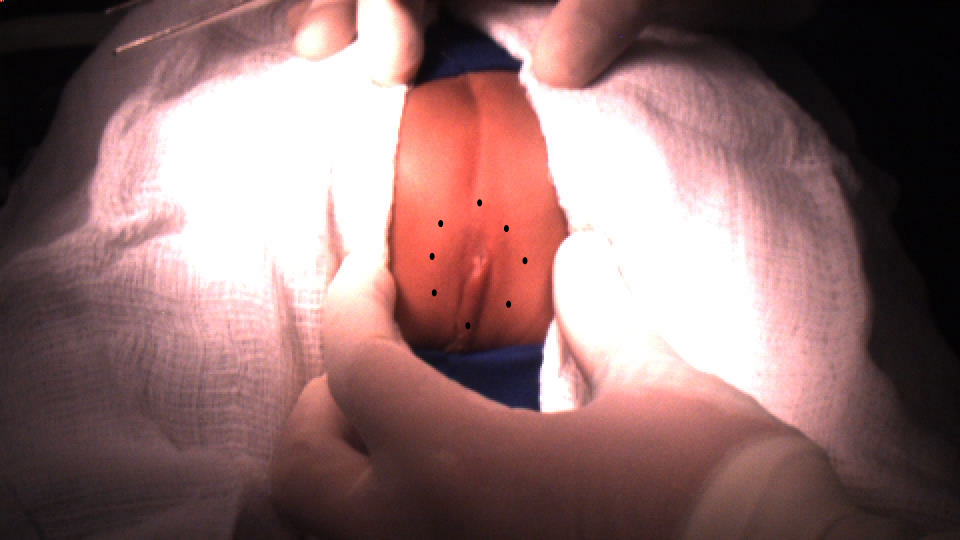
#> input picture sandbox/img/darcy_surgery_basis.png, 960 x 540 px, found by its file name
$ python otsu_teste.py
#> lines starting #> are read from the running program, lines starting #| are printed output that depends on the picture; after the words box and inside, x2 and y2 are one past the last pixel; in counts of white or black regions, pixels touching at a corner belong together
import cv2 as cv
import numpy as np
from matplotlib import pyplot as plt
# img = cv.imread('./teste_1.png',0)
img = cv.imread('./darcy_surgery_basis.png',0)
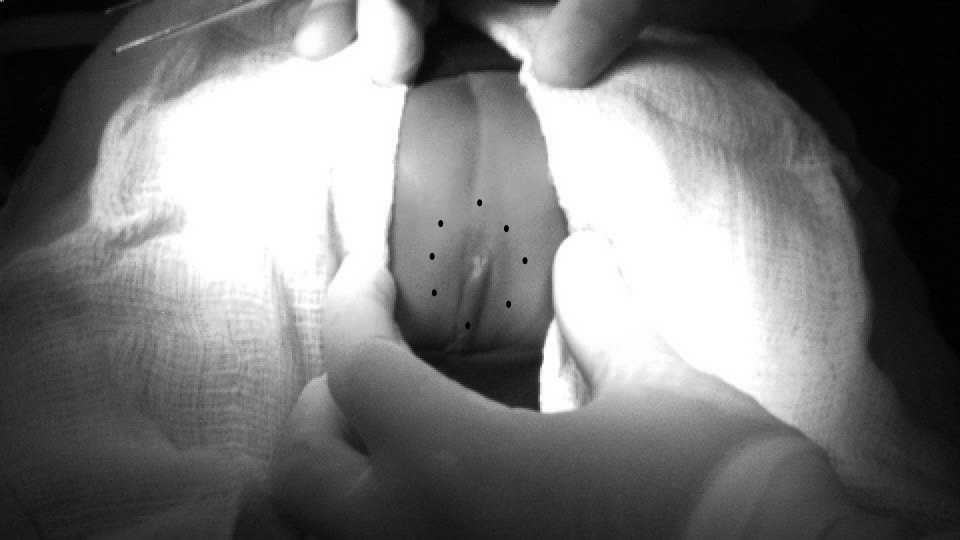
#> img: shape (540, 960); min 0, max 255, mean 119.6
img = img[100:400,300:600]
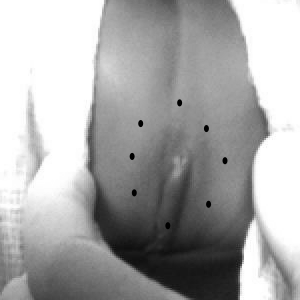
#> img: shape (300, 300); min 0, max 255, mean 168.6
img = cv.equalizeHist(img)
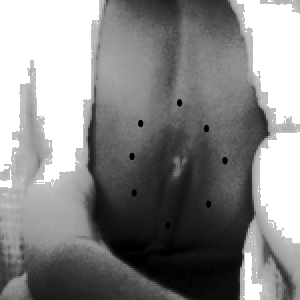
#> img: shape (300, 300); min 0, max 255, mean 135.4
# global thresholding
ret1,th1 = cv.threshold(img,200,255,cv.THRESH_BINARY_INV)
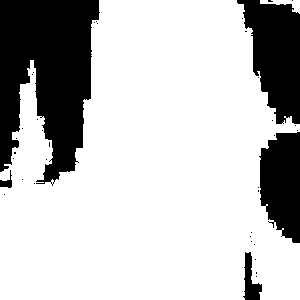
#> th1: shape (300, 300); 75.6% white; 39 black regions (34 under 20 px), largest, box (x1, y1, x2, y2) and area: (0, 0, 100, 186) 12664, (237, 0, 300, 124) 5074, (259, 132, 300, 243) 3602, (243, 252, 262, 300) 472, (0, 170, 12, 188) 93
# Otsu's thresholding
ret2,th2 = cv.threshold(img,0,255,cv.THRESH_BINARY+cv.THRESH_OTSU)
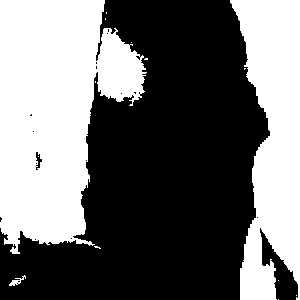
#> th2: shape (300, 300); 43% white; 14 white regions (11 under 20 px), largest, box (x1, y1, x2, y2) and area: (0, 0, 147, 254) 24626, (230, 0, 300, 300) 13994, (9, 275, 26, 286) 68
#> ret2 = 145
# Otsu's thresholding after Gaussian filtering
blur = cv.GaussianBlur(img,(5,5),0)
ret3,th3 = cv.threshold(blur,0,255,cv.THRESH_BINARY+cv.THRESH_OTSU)
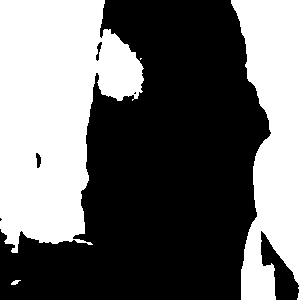
#> th3: shape (300, 300); 42.3% white; 4 white regions (1 under 20 px), largest, box (x1, y1, x2, y2) and area: (0, 0, 144, 253) 24286, (231, 0, 300, 300) 13769, (11, 280, 21, 285) 30
#> ret3 = 146
# plot all the images and their histograms
images = [img, 0, th1,
          img, 0, th2,
          blur, 0, th3]
titles = ['Original Noisy Image','Histogram','Global Thresholding (v=127)',
          'Original Noisy Image','Histogram',"Otsu's Thresholding",
          'Gaussian filtered Image','Histogram',"Otsu's Thresholding"]
# https://stackoverflow.com/questions/17192158/nameerror-global-name-xrange-is-not-defined-in-python-3
for i in range(3):
    plt.subplot(3,3,i*3+1),plt.imshow(images[i*3],'gray')
    plt.title(titles[i*3]), plt.xticks([]), plt.yticks([])
    plt.subplot(3,3,i*3+2),plt.hist(images[i*3].ravel(),256)
    plt.title(titles[i*3+1]), plt.xticks([]), plt.yticks([])
    plt.subplot(3,3,i*3+3),plt.imshow(images[i*3+2],'gray')
    plt.title(titles[i*3+2]), plt.xticks([]), plt.yticks([])
plt.show()
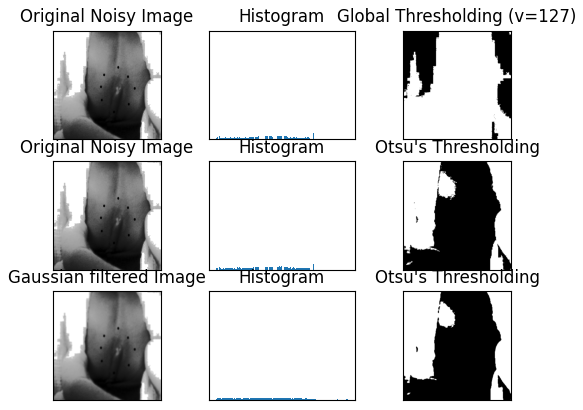
#> figure drawn by matplotlib, 9 panels

$ run again, with sandbox/img/teste_1.png copied over sandbox/img/darcy_surgery_basis.png
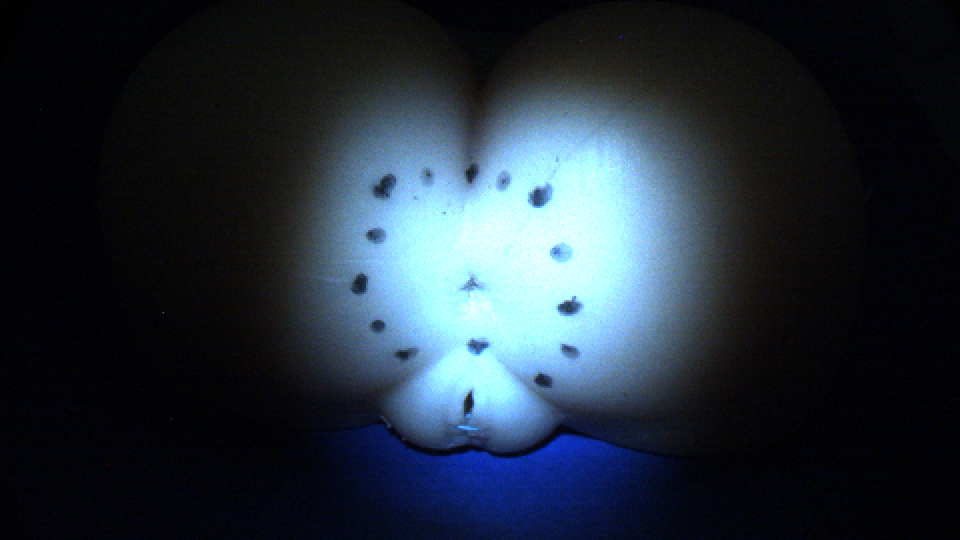
#> input picture sandbox/img/teste_1.png, 960 x 540 px, found by its file name
#> `ret1,th1 = cv.threshold(img,200,255,cv.THRESH_BINARY_INV)`:
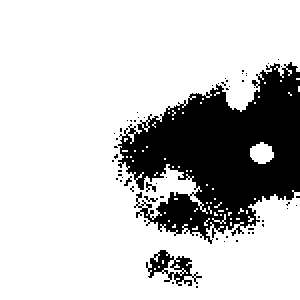
#> th1: shape (300, 300); 78.3% white; 60 black regions (55 under 20 px), largest, box (x1, y1, x2, y2) and area: (118, 62, 300, 244) 18453, (146, 250, 202, 286) 763, (146, 182, 156, 192) 48, (144, 196, 158, 202) 36, (124, 176, 132, 186) 32
#> th2: shape (300, 300); 49.7% white; 46 white regions (45 under 20 px), largest, box (x1, y1, x2, y2) and area: (66, 28, 300, 300) 44679
#> ret2 = 128
#> `ret3,th3 = cv.threshold(blur,0,255,cv.THRESH_BINARY+cv.THRESH_OTSU)`:
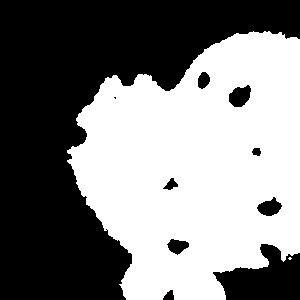
#> th3: shape (300, 300); 49.8% white; 2 white regions (1 under 20 px), largest, box (x1, y1, x2, y2) and area: (67, 31, 300, 300) 44789
